Frame 1 (no input): blank canvas, image omitted
Frame 60 (the mouse pressed at the canvas centre just before this capture): blank canvas, image omitted
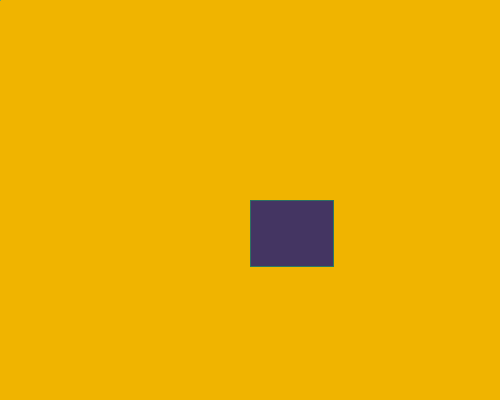
Frame 120 (the mouse held since frame 60 and released just before this capture)

The Processing sketch whose frames 1 and 60 were blank and that drew this single picture after the mouse press (run headless with seeded random() and noise(); from frame 60 on, the mouse is pressed at the canvas centre):

// Processing sketch: processing_135583
// ── processing_135583.pde

void setup() {
  size (500, 400);  
  background (240, 180, 0);
}

  void draw() {

    stroke (random (200), random(255), 100, 120);
    fill (random(100), random (80), 100, 80);
       rect(mouseX, mouseY, mouseX/3, mouseY/3);
      
     }
     
     void mousePressed() {
       background(240, 180, 0);
     }
